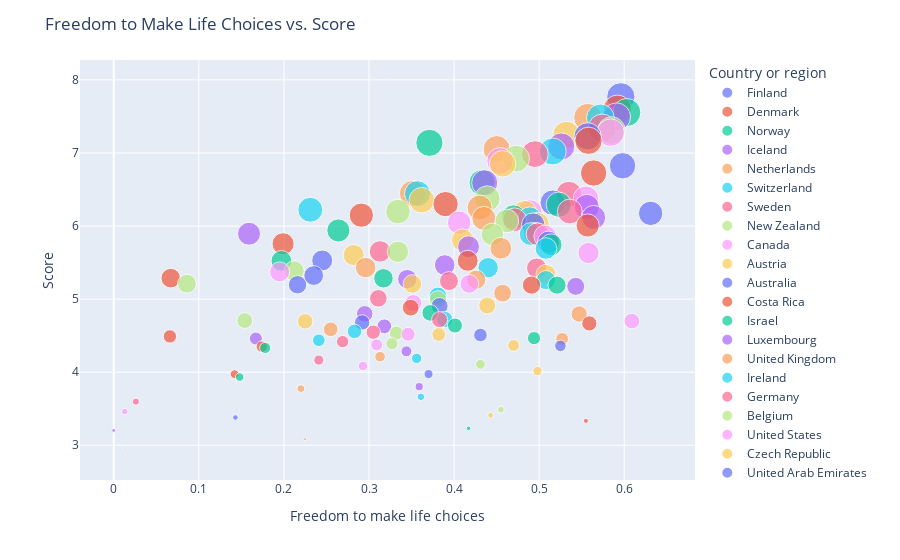

The notebook cell saved with this chart:
### Code cell
fig = px.scatter(df, x="Freedom to make life choices", y='Score',size=max_size - df['Overall rank'] + 1, color='Country or region', trendline='ols')

fig.update_layout(title='Freedom to Make Life Choices vs. Score')

fig.show();
